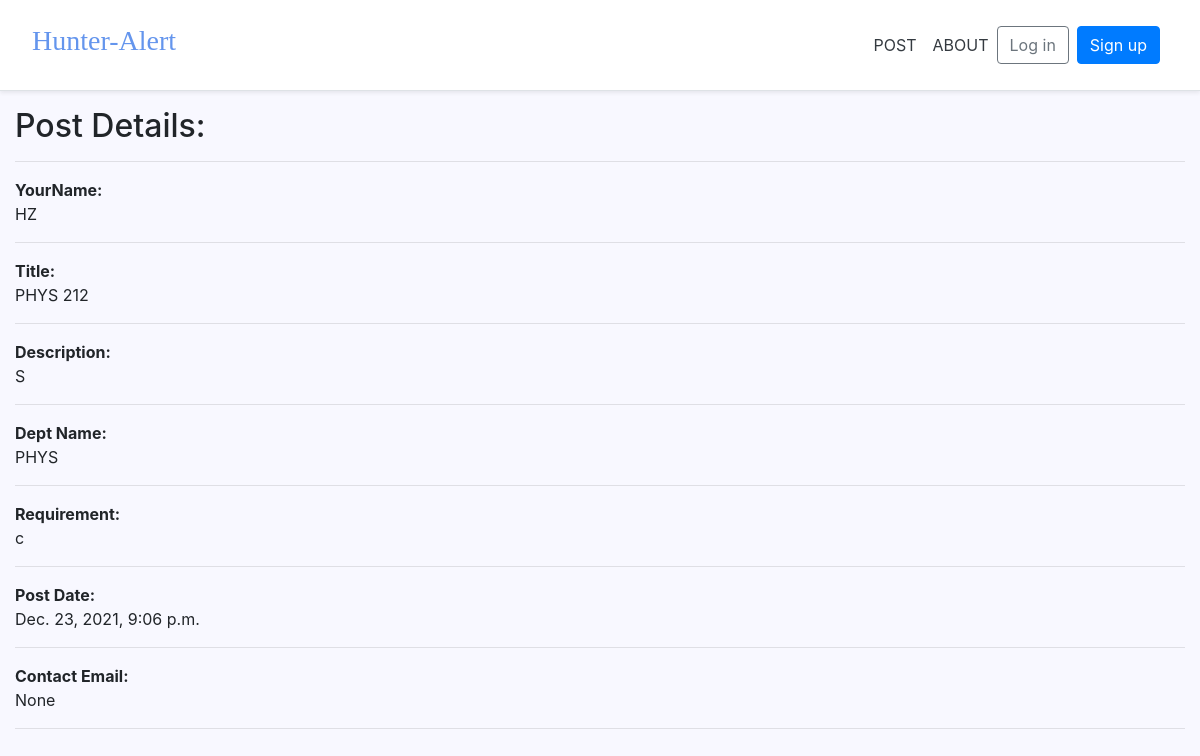
Page /14/ on the committed database.
### pages/models.py (models this page shows, shortened)
class Post(models.Model):
    user = models.ForeignKey(CustomUser, null=True, on_delete=models.CASCADE)
    yourname = models.CharField(max_length=120, null=True)
    title = models.CharField(max_length=120, null=True)
    description = models.TextField(blank=False, null=True)
    dept_name = models.CharField(max_length=120, null=True)
    requirement = models.TextField(blank=False, null=True)
    date_posted = models.DateTimeField(default=timezone.now)
    email = models.CharField(max_length=50, null=True)

### pages/views.py (the view)
# urls.py: path('<detail_id>/', DetailView, name='detail'),
def DetailView(request, detail_id):
    detail = Post.objects.get(id=detail_id)
    context = {'detail': detail}
    return render(request, 'pages/detail.html', context)

### templates/pages/detail.html
{% extends '_base.html' %}
{% load static %}
{% block content %}
<div class="main">
    <h2>Post Details:</h2>
    <hr>
    <p><b>YourName: </b> <br> {{ detail.yourname }} <hr> </p>
    <p><b>Title:</b> <br> {{ detail.title }} <hr> </p>
    <p><b>Description:</b> <br> {{ detail.description }} <hr> </p>
    <p><b>Dept Name:</b> <br> {{ detail.dept_name }}<hr> </p>
    <p><b>Requirement:</b> <br> {{ detail.requirement }}<hr> </p>
    <p><b>Post Date:</b> <br> {{ detail.date_posted}}<hr> </p>
    <p><b>Contact Email:</b> <br> {{ detail.email }}<hr> </p>
</div>
{% endblock content %}

### static/css/base.css (style rules this page uses)
html { position: relative; min-height: 100%; font-size: 14px; }
@media (min-width: 768px) { html { font-size: 16px; } }
body { margin-bottom: 60px; }

### rows in the picture
Post: yourname "HZ", title "PHYS 212", description "S", dept_name "PHYS", requirement "c", date_posted "Dec. 23, 2021, 9:06 p.m.", email "None"
